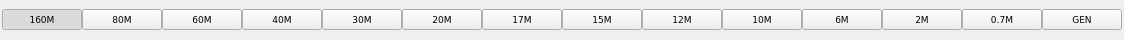
       <widget class="QWidget" name="widget_6" native="true">
        <property name="enabled">
         <bool>true</bool>
        </property>
        <property name="minimumSize">
         <size>
          <width>260</width>
          <height>0</height>
         </size>
        </property>
        <property name="maximumSize">
         <size>
          <width>20000</width>
          <height>40</height>
         </size>
        </property>
        <property name="font">
         <font>
          <pointsize>7</pointsize>
         </font>
        </property>
        <property name="styleSheet">
         <string notr="true"/>
        </property>
        <layout class="QHBoxLayout" name="horizontalLayout_8">
         <property name="spacing">
          <number>1</number>
         </property>
         <property name="leftMargin">
          <number>1</number>
         </property>
         <property name="topMargin">
          <number>0</number>
         </property>
         <property name="rightMargin">
          <number>1</number>
         </property>
         <property name="bottomMargin">
          <number>0</number>
         </property>
         <item>
          <layout class="QGridLayout" name="gridLayout_4">
           <property name="horizontalSpacing">
            <number>0</number>
           </property>
           <property name="verticalSpacing">
            <number>2</number>
           </property>
           <property name="margin">
            <number>1</number>
           </property>
           <item row="0" column="0">
            <widget class="QPushButton" name="pb160M">
             <property name="minimumSize">
              <size>
               <width>0</width>
               <height>18</height>
              </size>
             </property>
             <property name="maximumSize">
              <size>
               <width>120</width>
               <height>21</height>
              </size>
             </property>
             <property name="font">
              <font>
               <family>Verdana</family>
               <pointsize>7</pointsize>
              </font>
             </property>
             <property name="text">
              <string>160M</string>
             </property>
             <property name="checkable">
              <bool>true</bool>
             </property>
             <property name="checked">
              <bool>true</bool>
             </property>
            </widget>
           </item>
           <item row="0" column="1">
            <widget class="QPushButton" name="pb80M">
             <property name="minimumSize">
              <size>
               <width>0</width>
               <height>18</height>
              </size>
             </property>
             <property name="maximumSize">
              <size>
               <width>120</width>
               <height>21</height>
              </size>
             </property>
             <property name="font">
              <font>
               <family>Verdana</family>
               <pointsize>7</pointsize>
              </font>
             </property>
             <property name="text">
              <string>80M</string>
             </property>
             <property name="checkable">
              <bool>true</bool>
             </property>
            </widget>
           </item>
           <item row="0" column="3">
            <widget class="QPushButton" name="pb40M">
             <property name="minimumSize">
              <size>
               <width>0</width>
               <height>18</height>
              </size>
             </property>
             <property name="maximumSize">
              <size>
               <width>120</width>
               <height>21</height>
              </size>
             </property>
             <property name="font">
              <font>
               <family>Verdana</family>
               <pointsize>7</pointsize>
              </font>
             </property>
             <property name="text">
              <string>40M</string>
             </property>
             <property name="checkable">
              <bool>true</bool>
             </property>
            </widget>
           </item>
           <item row="0" column="4">
            <widget class="QPushButton" name="pb30M">
             <property name="minimumSize">
              <size>
               <width>0</width>
               <height>18</height>
              </size>
             </property>
             <property name="maximumSize">
              <size>
               <width>120</width>
               <height>21</height>
              </size>
             </property>
             <property name="font">
              <font>
               <family>Verdana</family>
               <pointsize>7</pointsize>
              </font>
             </property>
             <property name="text">
              <string>30M</string>
             </property>
             <property name="checkable">
              <bool>true</bool>
             </property>
            </widget>
           </item>
           <item row="0" column="5">
            <widget class="QPushButton" name="pb20M">
             <property name="minimumSize">
              <size>
               <width>0</width>
               <height>18</height>
              </size>
             </property>
             <property name="maximumSize">
              <size>
               <width>120</width>
               <height>21</height>
              </size>
             </property>
             <property name="font">
              <font>
               <family>Verdana</family>
               <pointsize>7</pointsize>
              </font>
             </property>
             <property name="text">
              <string>20M</string>
             </property>
             <property name="checkable">
              <bool>true</bool>
             </property>
            </widget>
           </item>
           <item row="0" column="2">
            <widget class="QPushButton" name="pb60M">
             <property name="minimumSize">
              <size>
               <width>0</width>
               <height>18</height>
              </size>
             </property>
             <property name="maximumSize">
              <size>
               <width>120</width>
               <height>21</height>
              </size>
             </property>
             <property name="font">
              <font>
               <family>Verdana</family>
               <pointsize>7</pointsize>
              </font>
             </property>
             <property name="text">
              <string>60M</string>
             </property>
             <property name="checkable">
              <bool>true</bool>
             </property>
            </widget>
           </item>
           <item row="0" column="6">
            <widget class="QPushButton" name="pb17M">
             <property name="minimumSize">
              <size>
               <width>0</width>
               <height>18</height>
              </size>
             </property>
             <property name="maximumSize">
              <size>
               <width>120</width>
               <height>21</height>
              </size>
             </property>
             <property name="font">
              <font>
               <family>Verdana</family>
               <pointsize>7</pointsize>
              </font>
             </property>
             <property name="text">
              <string>17M</string>
             </property>
             <property name="checkable">
              <bool>true</bool>
             </property>
            </widget>
           </item>
           <item row="0" column="7">
            <widget class="QPushButton" name="pb15M">
             <property name="minimumSize">
              <size>
               <width>0</width>
               <height>18</height>
              </size>
             </property>
             <property name="maximumSize">
              <size>
               <width>120</width>
               <height>21</height>
              </size>
             </property>
             <property name="font">
              <font>
               <family>Verdana</family>
               <pointsize>7</pointsize>
              </font>
             </property>
             <property name="text">
              <string>15M</string>
             </property>
             <property name="checkable">
              <bool>true</bool>
             </property>
            </widget>
           </item>
           <item row="0" column="8">
            <widget class="QPushButton" name="pb12M">
             <property name="minimumSize">
              <size>
               <width>0</width>
               <height>18</height>
              </size>
             </property>
             <property name="maximumSize">
              <size>
               <width>120</width>
               <height>21</height>
              </size>
             </property>
             <property name="font">
              <font>
               <family>Verdana</family>
               <pointsize>7</pointsize>
              </font>
             </property>
             <property name="text">
              <string>12M</string>
             </property>
             <property name="checkable">
              <bool>true</bool>
             </property>
            </widget>
           </item>
           <item row="0" column="9">
            <widget class="QPushButton" name="pb10M">
             <property name="minimumSize">
              <size>
               <width>0</width>
               <height>18</height>
              </size>
             </property>
             <property name="maximumSize">
              <size>
               <width>120</width>
               <height>21</height>
              </size>
             </property>
             <property name="font">
              <font>
               <family>Verdana</family>
               <pointsize>7</pointsize>
              </font>
             </property>
             <property name="text">
              <string>10M</string>
             </property>
             <property name="checkable">
              <bool>true</bool>
             </property>
            </widget>
           </item>
           <item row="0" column="10">
            <widget class="QPushButton" name="pb6M">
             <property name="minimumSize">
              <size>
               <width>0</width>
               <height>18</height>
              </size>
             </property>
             <property name="maximumSize">
              <size>
               <width>120</width>
               <height>21</height>
              </size>
             </property>
             <property name="font">
              <font>
               <family>Verdana</family>
               <pointsize>7</pointsize>
              </font>
             </property>
             <property name="text">
              <string>6M</string>
             </property>
             <property name="checkable">
              <bool>true</bool>
             </property>
            </widget>
           </item>
           <item row="0" column="11">
            <widget class="QPushButton" name="pb2M">
             <property name="minimumSize">
              <size>
               <width>0</width>
               <height>18</height>
              </size>
             </property>
             <property name="maximumSize">
              <size>
               <width>120</width>
               <height>21</height>
              </size>
             </property>
             <property name="font">
              <font>
               <family>Verdana</family>
               <pointsize>7</pointsize>
              </font>
             </property>
             <property name="text">
              <string>2M</string>
             </property>
             <property name="checkable">
              <bool>true</bool>
             </property>
            </widget>
           </item>
           <item row="0" column="12">
            <widget class="QPushButton" name="pb07M">
             <property name="minimumSize">
              <size>
               <width>0</width>
               <height>18</height>
              </size>
             </property>
             <property name="maximumSize">
              <size>
               <width>120</width>
               <height>21</height>
              </size>
             </property>
             <property name="font">
              <font>
               <family>Verdana</family>
               <pointsize>7</pointsize>
              </font>
             </property>
             <property name="text">
              <string>0.7M</string>
             </property>
             <property name="checkable">
              <bool>true</bool>
             </property>
            </widget>
           </item>
           <item row="0" column="13">
            <widget class="QPushButton" name="pbGEN">
             <property name="minimumSize">
              <size>
               <width>0</width>
               <height>18</height>
              </size>
             </property>
             <property name="maximumSize">
              <size>
               <width>120</width>
               <height>21</height>
              </size>
             </property>
             <property name="font">
              <font>
               <family>Verdana</family>
               <pointsize>7</pointsize>
              </font>
             </property>
             <property name="text">
              <string>GEN</string>
             </property>
             <property name="checkable">
              <bool>true</bool>
             </property>
            </widget>
           </item>
          </layout>
         </item>
        </layout>
       </widget>
